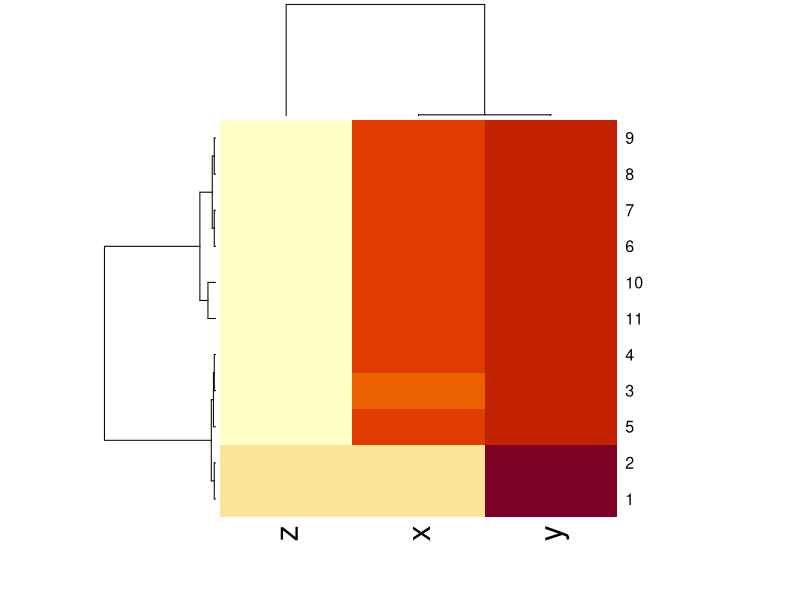
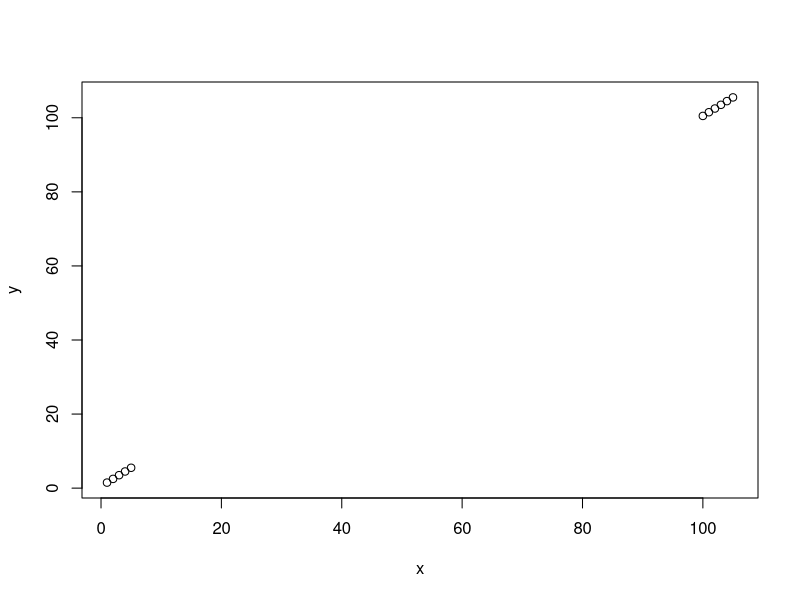

These charts were generated, in order, by the following R code:
par(mfrow=c(1,1))

x <- c(1,2,3,4,5,100,101,102,103,104,105)
y <- c(1.5,2.5,3.5,4.5,5.5,100.5,101.5,102.5,103.5,104.5,105.5)
w <- c(1,2,1,0,1,0,1,0,1,20,10)
z <- as.matrix(data.frame(x=x,y=y,z=w))

heatmap(z)
plot(z)
z
